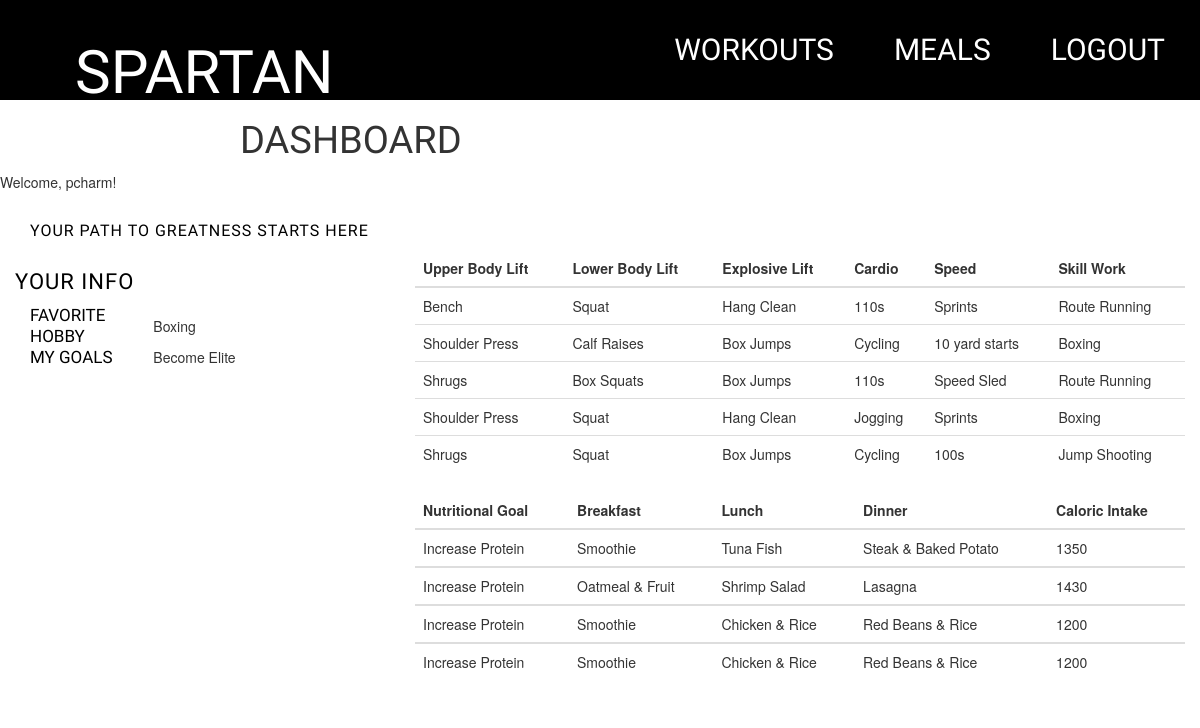
The app's page /user/home.html/ (signed in) with its own data.
### Spartan/models.py (models this page shows, shortened)
class User(AbstractUser):
    favorite_fitness_hobby = models.CharField(max_length=50, help_text="Basketball, Yoga, Dancing")
    profile_image = models.ImageField(upload_to="user_profile", null=True, blank=True, height_field=None,
    width_field=None)
    goal = models.CharField(max_length=30, help_text="ex: Increase Lean Muscle, Lower Bodyfat, Improve Strength")

class Workout(models.Model):
    upper_body = models.CharField(max_length=30, help_text="ex: Bench Press, Shoulder Press, Shrugs")
    lower_body = models.CharField(max_length=30, help_text="ex: Squats, Lunges, Deadlifts")
    explosive = models.CharField(max_length=30, help_text="ex: Hang Cleans, Box Jumps, Hang Snatch")
    cardio = models.CharField(max_length=30, help_text="ex: Jogging, Cycling, 110s")
    speed = models.CharField(max_length=30, help_text="ex: Sprints, 10 yard starts, Speed Sled")
    skill = models.CharField(max_length=30, help_text="ex: Boxing, Jump Shooting, Route Running")
    athlete = models.ForeignKey(User, related_name='athlete')

class Meal(models.Model):
    breakfast = models.CharField(max_length=30, help_text="ex: Fruit and Oatmeal, Bacon & Eggs, Smoothie")
    lunch =  models.CharField(max_length=30, help_text="ex: Tuna Fish, Shrimp Salad, Chicken & Rice")
    dinner = models.CharField(max_length=30, help_text="ex: Steak & Baked Potato, Spaghetti & Meatballs, Red Beans & Rice")
    daily_caloric_intake = models.IntegerField(null=True)
    goal = models.CharField(max_length=30, help_text="ex: Increase Protein, Eat less starch, Eat more vegetables")
    daily_nutrition = models.ForeignKey(User, related_name='my_meals')

### Spartan/views.py (the view)
# urls.py: url(r'^user/home.html/$', 'Spartan.views.home', name='home'),
def home(request):
    if not request.user.is_authenticated():
        return render(request, 'registration/login.html')
    else:
        workouts = Workout.objects.all
        meals = Meal.objects.all
        data = {
            'user': request.user,
            'workouts': workouts,
            'meals': meals,
        }
    return render(request, 'user/home.html', data)

### Spartan/templates/user/home.html (shortened to what this page needs)
{% extends "base.html" %}
{% load staticfiles %}
{% block css %}
<link rel="stylesheet" type="text/css" href="{% static 'css/styles.css' %}" />
{% endblock %}
{% block content %}
    <div class="header" id="content">
        <div class="navy-container">
            <div class="navbar navbar-static-top" role="navigation">
                <div class="navbar-header">
                    <a href="/">
                        <div class="navbar-brand logo">
                            <span><h2>SPARTAN</h2></span>
                        </div>
                    </a>
                </div>
                <div id="navbar" class="navbar-collapse collapse">
                    <ul class="nav navbar-nav navbar-right nav-link-grp">
                        <li>
                            <a href="{% url 'workouts' %}">
                                WORKOUTS
                            </a>
                        </li>
                        <li>
                            <a href="{% url 'meals' %}">
                                MEALS
                            </a>
                        </li>
                        <li>
                            <a href="{% url 'logout' %}">
                                LOGOUT
                            </a>
                        </li>
                    </ul>
                </div>
            </div>
        </div>
    </div>
    <div class="user-container">
        <div class="user-dash">
            <div class="container">
                <h2 id="user-dash">DASHBOARD</h2>
            </div>
            <div class="user-greeting-container">
                <div class="user-greeting">
                    Welcome, {{ user.username }}!
                </div>
            </div>
        </div>
    </div>
    <div class="dashboard-container">
        <div class="row">
            <div class="col-lg-12">
                <div class="user-panel">
                    <div class="panel-heading">
                        <h3 class="panel-title">YOUR PATH TO GREATNESS STARTS HERE</h3>
                    </div>
                </div>
            </div>
        </div>
        <div class="row">
            <div class="col-md-4" id="user-info">
                <div class="user-info-dash">
                    <div class="user-info-heading">
                        <h3 class="user-info-title">YOUR INFO</h3>
                    </div>
                    <table class="table-user">
                        <tbody class="table-user-info">
                            <tr class="info-user">
                                <td class="col-lg-4 user-info-table">FAVORITE HOBBY</td>
                                <td class="col-lg-8 user-info-value">{{ user.favorite_fitness_hobby }}</td>
                            </tr>
                            <tr class="info-user">
                                <td class="col-lg-4 user-info-table">MY GOALS</td>
                                <td class="col-lg-8 user-info-value">{{ user.goal }}</td>
                            </tr>
                        </tbody>
                    </table>
                </div>
            </div>
            <div class="col-md-8">
                    <table class="workout-table table">
                         <thead>
                            <th>
                                Upper Body Lift
                            </th>
                            <th>
                                Lower Body Lift
                            </th>
                            <th>
                                Explosive Lift
                            </th>
                            <th>
                                Cardio
                            </th>
                            <th>
                                Speed
                            </th>
                            <th>
                                Skill Work
                            </th>
                         </thead>
                        <tbody>
                        {% for workout in workouts %}
                            {% if forloop.counter < 15 %}
                                <tr>
                                <td>
                                    {{ workout.upper_body }}
                                </td>
                                <td>
                                    {{ workout.lower_body }}
                                </td>
                                <td>
                                    {{ workout.explosive }}
                                </td>
                                <td>
                                    {{ workout.cardio }}
                                </td>
                                <td>
                                    {{ workout.speed }}
                                </td>
                                <td>
                                    {{ workout.skill }}
                                </td>
                            </tr>
                            {% endif %}
                        {% endfor %}
                        </tbody>
                    </table>
                    <table class="meal-table table">
                        <thead>
                            <th>
                                Nutritional Goal
                            </th>
                            <th>
                                Breakfast
                            </th>
                            <th>
                                Lunch
                            </th>
                            <th>
                                Dinner
                            </th>
                            <th>
                                Caloric Intake
                            </th>
                        </thead>
                        <tbody>
                        {% for meal in meals %}
                            {% if forloop.counter < 15 %}
                                <tr>
                                <td>
                                    {{ meal.goal }}
                                </td>
                                <td>
                                    {{ meal.breakfast }}
                                </td>
                                <td>
                                    {{ meal.lunch }}
                                </td>
                                <td>
                                    {{ meal.dinner }}
                                </td>
                                <td>
                                    {{ meal.daily_caloric_intake }}
                                </td>
                            </tr>
                        </tbody>
                            {% endif %}
                        {% endfor %}
                    </table>
            </div>
        </div>
    </div>
{% endblock %}

### Spartan/templates/base.html (shortened to what this page needs)
<!DOCTYPE HTML>
{% load staticfiles %}
<html>
 <head lang="en">
     <link href="https://maxcdn.bootstrapcdn.com/bootstrap/3.3.6/css/bootstrap.min.css" rel="stylesheet">
     <link rel="stylesheet" type="text/css" href="{% static 'css/styles.css' %}" />
     {% block css %}
     {% endblock %}
  </head>
  <body>
    {% block content %}
    {% endblock %}
  </body>
</html>

### Spartan/static/css/styles.css (style rules this page uses)
h1, h2, h3, h4, h5, h6, p { font-family: 'Abel', sans-serif; }
div { display: block; }
@media (min-width: 768px) { .container { width: 750px; } }
.container { padding-right: 15px; padding-left: 15px; margin-left: auto; margin-right: auto; }
@media (min-width: 768px) { .navbar { min-height: 70px; z-index: 1000; zoom: 2; } }
.navbar-brand { padding-bottom: 0; padding-top: 0; padding-left: 0; margin-left: 20px; color: white; }
div#content.header { background-color: black; height: 100px; }
.navbar-nav>li>a { color: white; font-family: 'Abel', sans-serif; font-size: 15px; }
.navbar .navbar-collapse { min-height: 130px; margin-bottom: 0!important; }
.navy-container { width: 100%; padding-left: 35px; padding-right: 35px; }
@media (max-width: 1350px) { .navy-container { padding-left: 35px; padding-right: 35px; } }
h2#user-dash { font-size: 38px; }
.dashboard-container { padding-top: 20px; padding-right: 15px; padding-left: 15px; }
@media (min-width: 1200px) { .col-lg-12 { width: 100%; } }
h3.panel-title { font-size: 16px; color: black; letter-spacing: 1px; }
.user-info-title { font-size: 22px; color: black; letter-spacing: 1px; }
.user-info-table { font-size: 17px; color: black; line-height: 21px; font-family: 'Abel', sans-serif; }

### records on screen
User: username "pcharm", favorite_fitness_hobby "Boxing", goal "Become Elite"
Workout: upper_body "Bench", lower_body "Squat", explosive "Hang Clean", cardio "110s", speed "Sprints", skill "Route Running"
Workout: upper_body "Shoulder Press", lower_body "Calf Raises", explosive "Box Jumps", cardio "Cycling", speed "10 yard starts", skill "Boxing"
Workout: upper_body "Shrugs", lower_body "Box Squats", explosive "Box Jumps", cardio "110s", speed "Speed Sled", skill "Route Running"
Workout: upper_body "Shoulder Press", lower_body "Squat", explosive "Hang Clean", cardio "Jogging", speed "Sprints", skill "Boxing"
Workout: upper_body "Shrugs", lower_body "Squat", explosive "Box Jumps", cardio "Cycling", speed "100s", skill "Jump Shooting"
Meal: goal "Increase Protein", breakfast "Smoothie", lunch "Tuna Fish", dinner "Steak & Baked Potato", daily_caloric_intake "1350"
Meal: goal "Increase Protein", breakfast "Oatmeal & Fruit", lunch "Shrimp Salad", dinner "Lasagna", daily_caloric_intake "1430"
Meal: goal "Increase Protein", breakfast "Smoothie", lunch "Chicken & Rice", dinner "Red Beans & Rice", daily_caloric_intake "1200"
Meal: goal "Increase Protein", breakfast "Smoothie", lunch "Chicken & Rice", dinner "Red Beans & Rice", daily_caloric_intake "1200"
